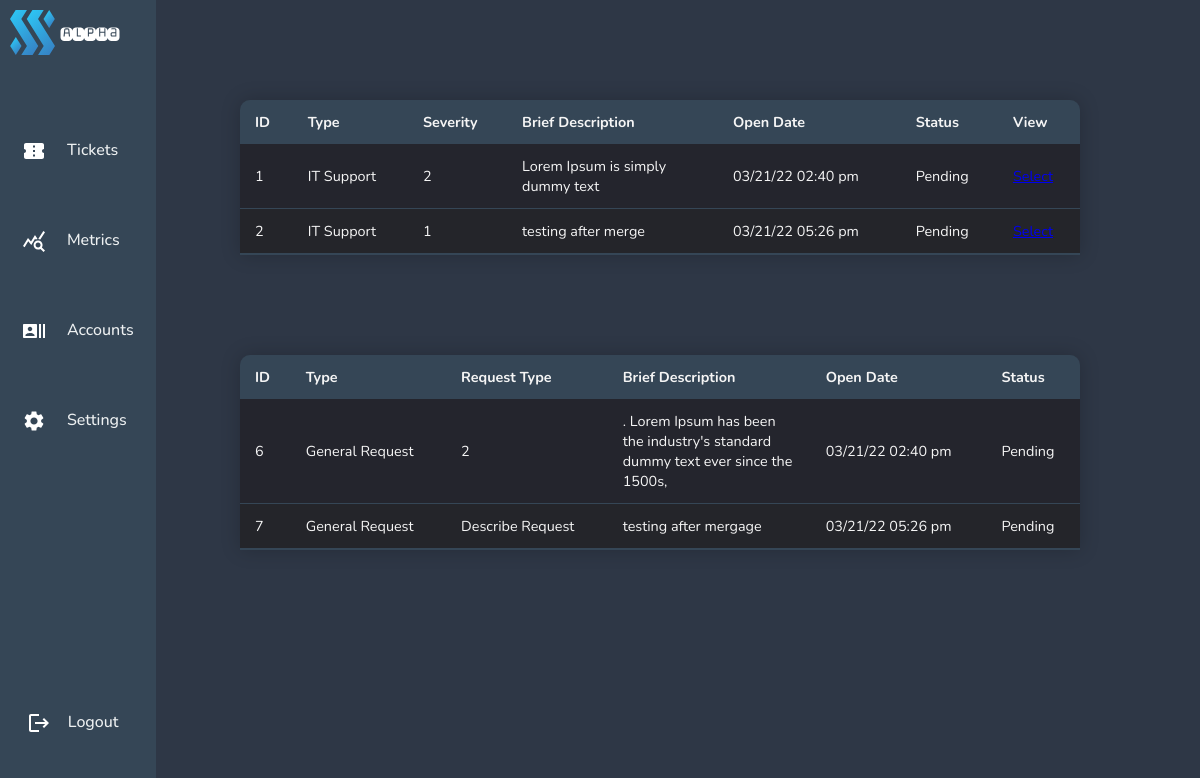
Page /pages/adminviewticket.php on the earlier database version.
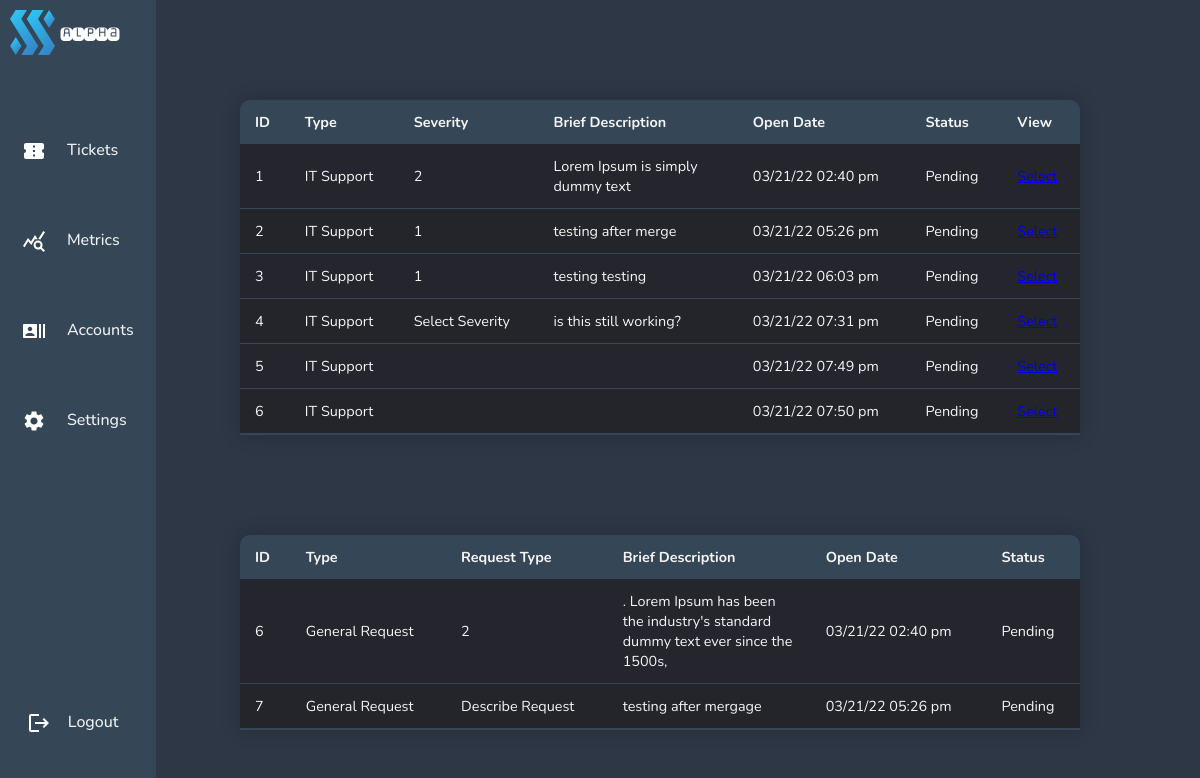
Same page on the later database version.
### tables this page shows
CREATE TABLE "itticket" (
	"id"	INTEGER,
	"user"	INTEGER,
	"type"	TEXT,
	"severity"	BLOB,
	"brief"	INTEGER,
	"full"	TEXT,
	"createdon"	TEXT,
	"status"	TEXT,
	"comment"	TEXT,
	PRIMARY KEY("id")
);

CREATE TABLE "requestticket" (
	"id"	INTEGER,
	"type"	TEXT,
	"request"	TEXT,
	"brief"	TEXT,
	"full"	TEXT,
	"status"	TEXT,
	"createdon"	TEXT,
	PRIMARY KEY("id" AUTOINCREMENT)
);

### pages/adminviewticket.php (the view, shortened to what this page needs)
<!DOCTYPE html>
<html lang="en">
<head>
    <?php include'../navigation/admindashnavbar.php';
    require ('../config/dbcon.php'); ?>
    <link rel="stylesheet" href="../navigation/admindashnavbar.css">
    <link rel="stylesheet" href="../css/admintickettable.css">
</head>
<body bgcolor="#2E3746">
<div class="full-screen-container">
    <?php
    $query = "SELECT * FROM itticket";
    $statement = $conn->prepare($query);
    $statement->execute();
    $statement->setFetchMode(PDO::FETCH_OBJ);
    $result = $statement->fetchAll();
    ?>
    <table class="ticket-table">
        <thead>
        <tr>
            <th>ID</th>
            <th>Type</th>
            <th>Severity</th>
            <th>Brief Description</th>
            <th> Open Date</th>
            <th>Status</th>
            <th>View</th>
        </tr>
        </thead>
        <?php foreach($result as $data) { ?>
            <tr>
                <td><?= $data->id; ?> </td>
                <td><?= $data->type; ?> </td>
                <td><?= $data->severity; ?> </td>
                <td><?= $data->brief; ?> </td>
                <td><?= $data->createdon ?> </td>
                <td><?= $data->status; ?> </td>
                <td>
                    <a href="../pages/admin-select-ticket.php?id=<?= $data->id; ?>" class="selectbutton">Select</a>
                </td>
            </tr>
            <?php
        }
        ?>
    </table>
    <?php
    $query = "SELECT * FROM requestticket";
    $statement = $conn->prepare($query);
    $statement->execute();
    $statement->setFetchMode(PDO::FETCH_OBJ);
    $result = $statement->fetchAll();
    ?>
    <table class="ticket-table" >
        <thead>
        <tr>
            <th>ID</th>
            <th>Type</th>
            <th>Request Type</th>
            <th>Brief Description</th>
            <th>Open Date</th>
            <th>Status</th>
        </tr>
        </thead>
        <?php foreach($result as $data) { ?>
            <tr>
                <td><?= $data->id; ?> </td>
                <td><?= $data->type; ?> </td>
                <td><?= $data->request; ?> </td>
                <td><?= $data->brief; ?> </td>
                <td><?= $data->createdon; ?> </td>
                <td><?= $data->status; ?> </td>
            </tr>
            <?php
        }
        ?>
    </table>
</div>
</body>
</html>

### navigation/admindashnavbar.php (shortened to what this page needs)
<!DOCTYPE html>
    <head>
        <link rel="stylesheet" href="admindashnavbar.css">
    </head>
    <body>
    <div class="navbar">
        <header>
            <a class="logo" href="/"><img src="../images/logo.svg" width="45" height="45" alt="logo"></a>
            <a class="logo2" href="/"><img src="../images/alpha.svg" width="60" height="60" alt="logo"></a>
            <nav>
                <ul class="nav__links">
                    <li><a href="../pages/adminviewticket.php" class="link1">&nbsp;&nbsp;&nbsp;&nbsp;&nbsp;Tickets</a></li>
                    <li><a href="#" class="link2">&nbsp;&nbsp;&nbsp;&nbsp;&nbsp;Metrics</a></li>
                    <li><a href="#" class="link3">&nbsp;&nbsp;&nbsp;&nbsp;&nbsp;Accounts</a></li>
                    <li><a href="#" class="link4">&nbsp;&nbsp;&nbsp;&nbsp;&nbsp;Settings</a></li>
                </ul>
            </nav>
            <a class="cta" href="../pages/home.php">&nbsp;&nbsp;&nbsp;&nbsp;Logout</a>
        </header>
    </div>
    </body>
</html>

### navigation/admindashnavbar.css (style rules this page uses)
* { box-sizing: border-box; margin: 0; padding: 0; }
header { flex-direction: column; height: 100%; width: 13%; top: 0; left: 0; position: fixed; background-color: #354656 ; }
.logo { position: fixed; top: 10px; left: 10px; z-index: 9999; }
.logo2 { position: fixed; top: 4px; left: 60px; }
.nav__links a, .cta, .overlay__content a { display: flex; justify-content: flex-start; font-family: "Nunito", sans-serif; font-size: medium; font-weight: 500; color: #edf0f1; text-decoration: none; }
.link1::before { white-space: normal; content: url("../images/ticketicon.svg"); margin-left: 4px; }
.link2::before { content: url("../images/metricsicon.svg"); margin-left: 4px; }
.link3::before { content: url("../images/accountsicon.svg"); margin-left: 4px; }
.link4::before { content: url("../images/settingsicon.svg"); margin-left: 4px; }
.nav__links { list-style: none; display: flex; flex-direction: column; justify-content: space-between; padding-top: 300px; position: fixed; top: 100px; left: 0px; z-index: 9999; padding: 9px 17px; }
.nav__links li { padding: 30px 20px; padding-left: 1px; }
.nav__links li a { transition: color 0.3s ease 0s; }
.cta { position: fixed; bottom: 50px; left: 10px; z-index: 9999; padding: 9px 17px; background-color: transparent; border: none; border-radius: 15px; cursor: pointer; transition: background-color 0.3s ease 0s; }
.cta:before { content: url("../images/logouticon.svg"); }

### css/admintickettable.css (style rules this page uses)
* { box-sizing: border-box; font-family: "Nunito", sans-serif; }
.ticket-table { table-layout: fixed; margin-top: 100px; margin-left: 20%; margin-right: auto; margin-bottom: 0px; font-size: 0.9em; min-width: 70%; max-width: 70%; border-collapse: collapse; border-radius: 10px 10px 0 0; box-shadow: 0 0 20px rgba(0, 0 ,0, 0.20); overflow: hidden; }
.ticket-table thead tr { background-color: #354656; color: whitesmoke; text-align: left; font-weight: bold; }
.ticket-table th, .ticket-table td { max-width:180px; word-wrap:break-word; padding: 12px 15px; }
.ticket-table tbody tr { border-bottom: 1px solid #354656; color: whitesmoke; }
.ticket-table tbody tr:nth-of-type(even) { background-color: #24252a; }
.ticket-table tbody tr:nth-of-type(odd) { background-color: #24252d; }
.ticket-table tbody tr:last-of-type { border-bottom: 2px solid #354656; }

Differences in the rows shown:
added itticket: id "3", type "IT Support", severity "1", brief "testing testing", createdon "03/21/22 06:03 pm", status "Pending"
added itticket: id "4", type "IT Support", severity "Select Severity", brief "is this still working?", createdon "03/21/22 07:31 pm", status "Pending"
added itticket: id "5", type "IT Support", createdon "03/21/22 07:49 pm", status "Pending"
added itticket: id "6", type "IT Support", createdon "03/21/22 07:50 pm", status "Pending"
